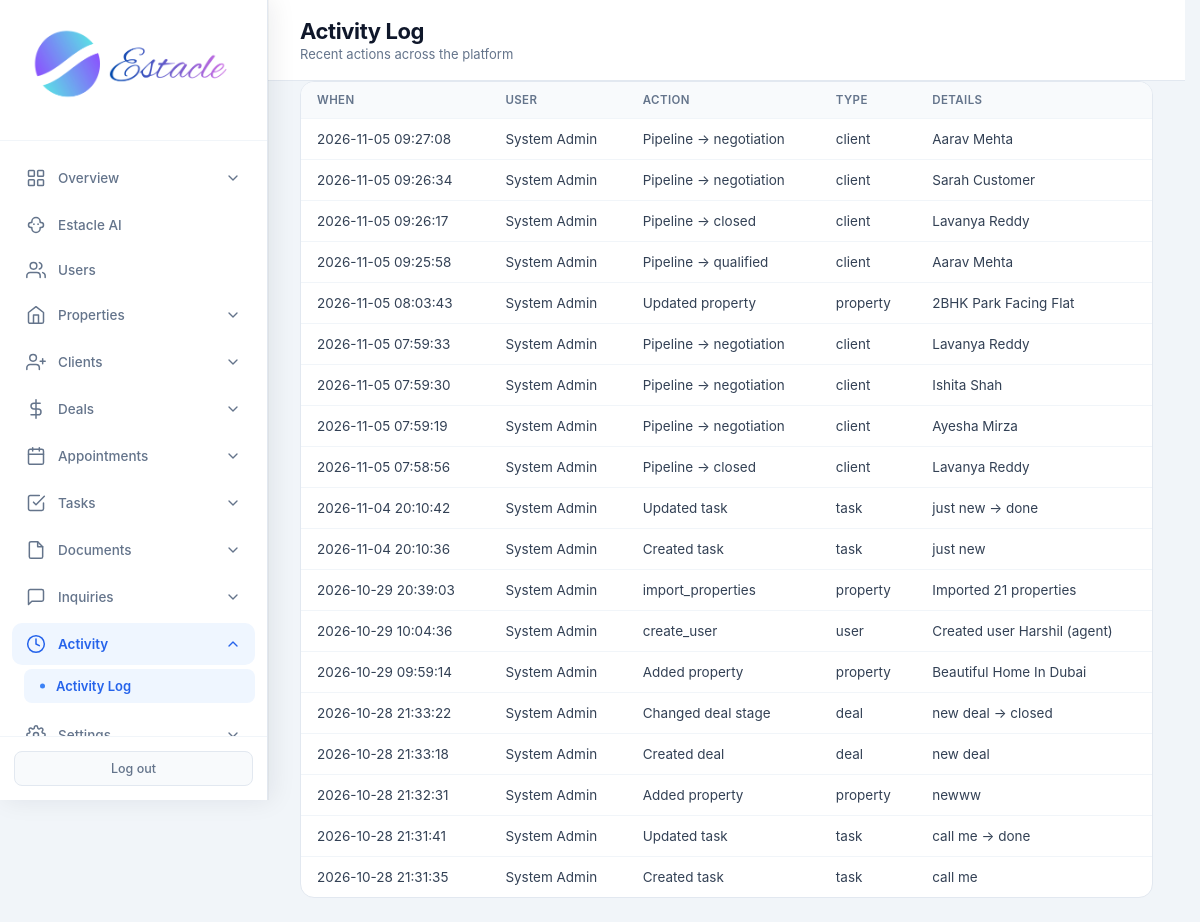
The page /admin/activity (signed in) on the database as committed earlier.
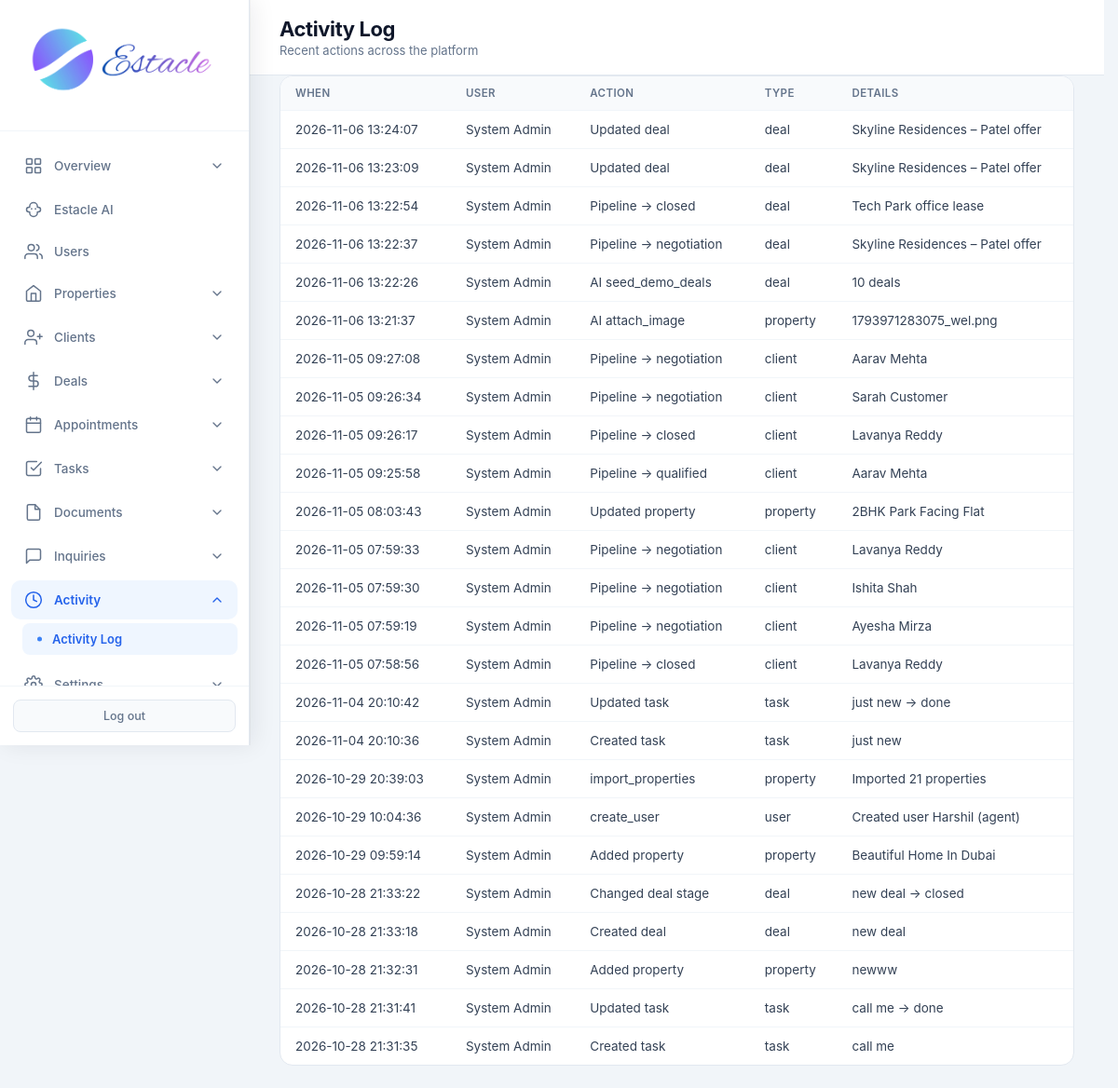
The same page on the database as committed later.
### tables this page shows
CREATE TABLE activity_log (
            id INTEGER PRIMARY KEY AUTOINCREMENT,
            user_id INTEGER,
            action TEXT NOT NULL,
            entity_type TEXT,
            entity_id INTEGER,
            details TEXT,
            created_at TIMESTAMP DEFAULT CURRENT_TIMESTAMP,
            FOREIGN KEY (user_id) REFERENCES users (id)
        );

CREATE TABLE users (
            id INTEGER PRIMARY KEY AUTOINCREMENT,
            email TEXT UNIQUE NOT NULL,
            password TEXT NOT NULL,
            full_name TEXT NOT NULL,
            role TEXT NOT NULL CHECK(role IN ('admin', 'agent', 'customer')),
            phone TEXT,
            created_at TIMESTAMP DEFAULT CURRENT_TIMESTAMP,
            is_active INTEGER DEFAULT 1
        , avatar TEXT, last_seen TIMESTAMP, job_title TEXT, department TEXT, employee_id TEXT, license_no TEXT, commission_rate REAL, alt_phone TEXT, address TEXT, city TEXT, state TEXT, country TEXT, postal_code TEXT, notes TEXT, hire_date TEXT, timezone TEXT);

### routes/admin/activity.py (the view)
@admin.route('/admin/activity')
@login_required
@role_required('admin')
def admin_activity():
    db = get_db()
    logs = db.execute(
        "SELECT a.*, u.full_name as user_name FROM activity_log a LEFT JOIN users u ON a.user_id = u.id ORDER BY a.created_at DESC LIMIT 100"
    ).fetchall()
    return render_template('admin_activity.html', logs=logs)

### core/db.py (called while the page is built)
def get_db():
    if 'db' not in g:
        g.db = sqlite3.connect(current_app.config['DATABASE'])
        g.db.row_factory = sqlite3.Row
    return g.db

### core/helpers.py (called while the page is built)
def login_required(f):
    @wraps(f)
    def decorated_function(*args, **kwargs):
        if 'user_id' not in session:
            flash('Please log in to access this page.', 'warning')
            return redirect(url_for('auth.login'))
        return f(*args, **kwargs)
    return decorated_function

def role_required(*roles):
    def decorator(f):
        @wraps(f)
        def decorated_function(*args, **kwargs):
            if 'user_id' not in session:
                flash('Please log in to access this page.', 'warning')
                return redirect(url_for('auth.login'))
            if session.get('role') not in roles:
                flash('You do not have permission to access this page.', 'danger')
                return redirect(url_for('auth.role_redirect'))
            return f(*args, **kwargs)
        return decorated_function
    return decorator

### templates/admin_activity.html (shortened to what this page needs)
<!DOCTYPE html>
<html lang="en">
<head>
<link rel="stylesheet" href="{{ url_for('static', filename='css/admin.css') }}">
</head>
<body>
<div class="app-layout">
{% set active = 'activity' %}
{% include 'partials/admin_sidebar.html' %}
<main class="main-content">
<header class="top-bar">
<div><h1 class="page-title">Activity Log</h1><p class="page-subtitle">Recent actions across the platform</p></div>
</header>
<div class="panel full"><div class="table-wrap"><table>
<thead><tr><th>When</th><th>User</th><th>Action</th><th>Type</th><th>Details</th></tr></thead>
<tbody>
{% for a in logs %}
<tr>
<td>{{ a.created_at }}</td>
<td>{{ a.user_name or '—' }}</td>
<td>{{ a.action }}</td>
<td>{{ a.entity_type or '—' }}</td>
<td>{{ a.details or '—' }}</td>
</tr>
{% else %}<tr><td colspan="5" class="empty">No activity yet</td></tr>{% endfor %}
</tbody></table></div></div>
</main>
</div>
</body>
</html>

### templates/partials/admin_sidebar.html (shortened to what this page needs)
<aside class="sidebar" data-shell="admin">
    <div class="sidebar-header">
        <div class="logo">
            <img src="{{ url_for('static', filename='images/logo.png') }}" alt="Estacle" class="sidebar-logo">
        </div>
    </div>
    <nav class="sidebar-nav">
        <div class="nav-dropdown {% if active in ['dashboard', 'analytics', 'search'] %}open has-active{% endif %}">
            <button type="button" class="nav-dropdown-toggle" onclick="this.parentElement.classList.toggle('open')">
                <svg class="nav-icon" viewBox="0 0 24 24"><rect x="3" y="3" width="7" height="7" rx="1"/><rect x="14" y="3" width="7" height="7" rx="1"/><rect x="3" y="14" width="7" height="7" rx="1"/><rect x="14" y="14" width="7" height="7" rx="1"/></svg>
                <span>Overview</span>
                <svg class="chevron" viewBox="0 0 24 24"><polyline points="6 9 12 15 18 9"/></svg>
            </button>
        </div>
        <a href="{{ url_for('admin.admin_ai') }}" class="nav-item {% if active == 'ai' %}active{% endif %}">
            <span>Estacle AI</span>
        </a>
        <a href="{{ url_for('admin.admin_users') }}" class="nav-item {% if active in ['users', 'add_user', 'edit_user'] %}active{% endif %}">
            <svg class="nav-icon" viewBox="0 0 24 24"><path d="M17 21v-2a4 4 0 0 0-4-4H5a4 4 0 0 0-4 4v2"/><circle cx="9" cy="7" r="4"/><path d="M23 21v-2a4 4 0 0 0-3-3.87"/><path d="M16 3.13a4 4 0 0 1 0 7.75"/></svg>
            <span>Users</span>
        </a>
        <div class="nav-dropdown {% if active in ['properties', 'add_property', 'property_detail', 'display_properties', 'compare'] %}open has-active{% endif %}">
            <button type="button" class="nav-dropdown-toggle" onclick="this.parentElement.classList.toggle('open')">
                <svg class="nav-icon" viewBox="0 0 24 24"><path d="M3 9l9-7 9 7v11a2 2 0 0 1-2 2H5a2 2 0 0 1-2-2z"/><polyline points="9 22 9 12 15 12 15 22"/></svg>
                <span>Properties</span>
                <svg class="chevron" viewBox="0 0 24 24"><polyline points="6 9 12 15 18 9"/></svg>
            </button>
        </div>
        <div class="nav-dropdown {% if active in ['clients', 'add_client', 'leads', 'add_lead'] %}open has-active{% endif %}">
            <button type="button" class="nav-dropdown-toggle" onclick="this.parentElement.classList.toggle('open')">
                <svg class="nav-icon" viewBox="0 0 24 24"><path d="M16 21v-2a4 4 0 0 0-4-4H5a4 4 0 0 0-4 4v2"/><circle cx="8.5" cy="7" r="4"/><line x1="20" y1="8" x2="20" y2="14"/><line x1="23" y1="11" x2="17" y2="11"/></svg>
                <span>Clients</span>
                <svg class="chevron" viewBox="0 0 24 24"><polyline points="6 9 12 15 18 9"/></svg>
            </button>
        </div>
        <div class="nav-dropdown {% if active in ['deals', 'deals_pipeline', 'add_deal'] %}open has-active{% endif %}">
            <button type="button" class="nav-dropdown-toggle" onclick="this.parentElement.classList.toggle('open')">
                <svg class="nav-icon" viewBox="0 0 24 24"><line x1="12" y1="1" x2="12" y2="23"/><path d="M17 5H9.5a3.5 3.5 0 0 0 0 7h5a3.5 3.5 0 0 1 0 7H6"/></svg>
                <span>Deals</span>
                <svg class="chevron" viewBox="0 0 24 24"><polyline points="6 9 12 15 18 9"/></svg>
            </button>
        </div>
        <div class="nav-dropdown {% if active in ['appointments', 'add_appointment'] %}open has-active{% endif %}">
            <button type="button" class="nav-dropdown-toggle" onclick="this.parentElement.classList.toggle('open')">
                <svg class="nav-icon" viewBox="0 0 24 24"><rect x="3" y="4" width="18" height="18" rx="2" ry="2"/><line x1="16" y1="2" x2="16" y2="6"/><line x1="8" y1="2" x2="8" y2="6"/><line x1="3" y1="10" x2="21" y2="10"/></svg>
                <span>Appointments</span>
                <svg class="chevron" viewBox="0 0 24 24"><polyline points="6 9 12 15 18 9"/></svg>
            </button>
        </div>
        <div class="nav-dropdown {% if active in ['tasks', 'add_task'] %}open has-active{% endif %}">
            <button type="button" class="nav-dropdown-toggle" onclick="this.parentElement.classList.toggle('open')">
                <svg class="nav-icon" viewBox="0 0 24 24"><path d="M9 11l3 3L22 4"/><path d="M21 12v7a2 2 0 0 1-2 2H5a2 2 0 0 1-2-2V5a2 2 0 0 1 2-2h11"/></svg>
                <span>Tasks</span>
                <svg class="chevron" viewBox="0 0 24 24"><polyline points="6 9 12 15 18 9"/></svg>
            </button>
        </div>
        <div class="nav-dropdown {% if active in ['documents', 'add_document'] %}open has-active{% endif %}">
            <button type="button" class="nav-dropdown-toggle" onclick="this.parentElement.classList.toggle('open')">
                <svg class="nav-icon" viewBox="0 0 24 24"><path d="M14 2H6a2 2 0 0 0-2 2v16a2 2 0 0 0 2 2h12a2 2 0 0 0 2-2V8z"/><polyline points="14 2 14 8 20 8"/></svg>
                <span>Documents</span>
                <svg class="chevron" viewBox="0 0 24 24"><polyline points="6 9 12 15 18 9"/></svg>
            </button>
        </div>
        <div class="nav-dropdown {% if active == 'inquiries' %}open has-active{% endif %}">
            <button type="button" class="nav-dropdown-toggle" onclick="this.parentElement.classList.toggle('open')">
                <svg class="nav-icon" viewBox="0 0 24 24"><path d="M21 15a2 2 0 0 1-2 2H7l-4 4V5a2 2 0 0 1 2-2h14a2 2 0 0 1 2 2z"/></svg>
                <span>Inquiries</span>
                <svg class="chevron" viewBox="0 0 24 24"><polyline points="6 9 12 15 18 9"/></svg>
            </button>
        </div>
        <div class="nav-dropdown {% if active == 'activity' %}open has-active{% endif %}">
            <button type="button" class="nav-dropdown-toggle" onclick="this.parentElement.classList.toggle('open')">
                <svg class="nav-icon" viewBox="0 0 24 24"><circle cx="12" cy="12" r="10"/><polyline points="12 6 12 12 16 14"/></svg>
                <span>Activity</span>
                <svg class="chevron" viewBox="0 0 24 24"><polyline points="6 9 12 15 18 9"/></svg>
            </button>
            <div class="nav-dropdown-menu">
                <a href="{{ url_for('admin.admin_activity') }}" class="nav-subitem {% if active == 'activity' %}active{% endif %}">Activity Log</a>
            </div>
        </div>
        <div class="nav-dropdown {% if active == 'settings' %}open has-active{% endif %}">
            <button type="button" class="nav-dropdown-toggle" onclick="this.parentElement.classList.toggle('open')">
                <span>Settings</span>
                <svg class="chevron" viewBox="0 0 24 24"><polyline points="6 9 12 15 18 9"/></svg>
            </button>
        </div>
    </nav>
    <div class="sidebar-footer">
        <a href="{{ url_for('auth.logout') }}" class="logout-btn">Log out</a>
    </div>
</aside>

### static/css/admin.css (style rules this page uses)
* { margin: 0; padding: 0; box-sizing: border-box; }
body { font-family: -apple-system, BlinkMacSystemFont, 'Segoe UI', Roboto, 'Helvetica Neue', Arial, sans-serif; background: #f1f5f9; color: #0f172a; min-height: 100vh; }
.app-layout { display: flex; min-height: 100vh; }
.sidebar { width: 268px; background: #ffffff; color: #0f172a; display: flex; flex-direction: column; position: fixed; height: 100vh; z-index: 100; box-shadow: 4px 0 24px rgba(15, 23, 42, 0.08), 1px 0 0 rgba(15, 23, 42, 0.04); border-right: 1px solid #e2e8f0; }
.sidebar-header { padding: 28px 16px 24px; border-bottom: 1px solid #f1f5f9; display: flex; justify-content: center; }
.logo { display: flex; align-items: center; justify-content: center; width: 100%; }
.sidebar-logo { height: 88px; width: auto; max-width: 230px; object-fit: contain; }
.sidebar-nav { flex: 1; padding: 16px 12px; display: flex; flex-direction: column; gap: 3px; overflow-y: auto; }
.nav-item { display: flex; align-items: center; gap: 12px; padding: 11px 14px; border-radius: 10px; color: #64748b; text-decoration: none; font-size: 13.5px; font-weight: 500; transition: all 0.15s ease; }
.nav-icon { width: 20px; height: 20px; flex-shrink: 0; stroke: currentColor; fill: none; stroke-width: 1.8; stroke-linecap: round; stroke-linejoin: round; }
.sidebar-footer { padding: 14px; border-top: 1px solid #f1f5f9; }
.logout-btn { display: block; width: 100%; padding: 9px; text-align: center; background: #f8fafc; color: #64748b; border-radius: 8px; text-decoration: none; font-size: 12.5px; font-weight: 500; transition: all 0.15s ease; border: 1px solid #e2e8f0; }
.main-content { flex: 1; margin-left: 268px; min-height: 100vh; }
.top-bar { background: white; padding: 18px 32px; border-bottom: 1px solid #e2e8f0; display: flex; justify-content: space-between; align-items: center; }
.page-title { font-family: 'Inter', sans-serif; font-size: 22px; font-weight: 700; letter-spacing: -0.4px; color: #0f172a; }
.page-subtitle { font-size: 13px; color: #64748b; margin-top: 2px; font-weight: 400; }
.panel { background: white; border-radius: 14px; border: 1px solid #e2e8f0; overflow: hidden; }
.panel.full { margin: 0 32px 24px; }
.table-wrap { overflow-x: auto; }
table { width: 100%; border-collapse: collapse; font-size: 13.5px; }
th { text-align: left; padding: 11px 16px; background: #f8fafc; color: #64748b; font-weight: 600; font-size: 11.5px; text-transform: uppercase; letter-spacing: 0.4px; }
td { padding: 12px 16px; border-top: 1px solid #f1f5f9; color: #334155; }
.nav-dropdown { margin-bottom: 2px; }
.nav-dropdown-toggle { display: flex; align-items: center; gap: 12px; width: 100%; padding: 11px 14px; border: none; border-radius: 10px; background: transparent; color: #64748b; font-size: 13.5px; font-weight: 500; font-family: inherit; cursor: pointer; transition: all 0.15s ease; text-align: left; }
.nav-dropdown.has-active > .nav-dropdown-toggle { color: #2563eb; background: #eff6ff; font-weight: 600; }
.nav-dropdown-toggle .chevron { width: 16px; height: 16px; margin-left: auto; stroke: currentColor; fill: none; stroke-width: 2; stroke-linecap: round; stroke-linejoin: round; transition: transform 0.2s ease; }
.nav-dropdown.open > .nav-dropdown-toggle .chevron { transform: rotate(180deg); }
.nav-dropdown-menu { display: none; flex-direction: column; padding: 4px 0 6px 12px; gap: 1px; }
.nav-dropdown.open > .nav-dropdown-menu { display: flex; }
.nav-subitem { display: block; padding: 9px 14px 9px 32px; border-radius: 8px; color: #64748b; text-decoration: none; font-size: 13px; font-weight: 500; transition: all 0.15s ease; position: relative; }
.nav-subitem::before { content: ''; position: absolute; left: 16px; top: 50%; transform: translateY(-50%); width: 5px; height: 5px; border-radius: 50%; background: #cbd5e1; }
.nav-subitem.active { background: #eff6ff; color: #2563eb; font-weight: 600; }
.nav-subitem.active::before { background: #3b82f6; }
html { scrollbar-gutter: stable; }
.app-layout > :not(.sidebar):not(script):not(style) { animation: estacle-page-in 200ms cubic-bezier(0.22, 0.61, 0.36, 1) backwards; }

Rows that differ between the two databases and show on the page:
added activity_log: created_at "2026-11-06 13:24:07", full_name "System Admin", action "Updated deal", entity_type "deal", details "Skyline Residences – Patel offer"
added activity_log: created_at "2026-11-06 13:23:09", full_name "System Admin", action "Updated deal", entity_type "deal", details "Skyline Residences – Patel offer"
added activity_log: created_at "2026-11-06 13:22:54", full_name "System Admin", action "Pipeline → closed", entity_type "deal", details "Tech Park office lease"
added activity_log: created_at "2026-11-06 13:22:37", full_name "System Admin", action "Pipeline → negotiation", entity_type "deal", details "Skyline Residences – Patel offer"
added activity_log: created_at "2026-11-06 13:22:26", full_name "System Admin", action "AI seed_demo_deals", entity_type "deal", details "10 deals"
added activity_log: created_at "2026-11-06 13:21:37", full_name "System Admin", action "AI attach_image", entity_type "property", details "1793971283075_wel.png"
